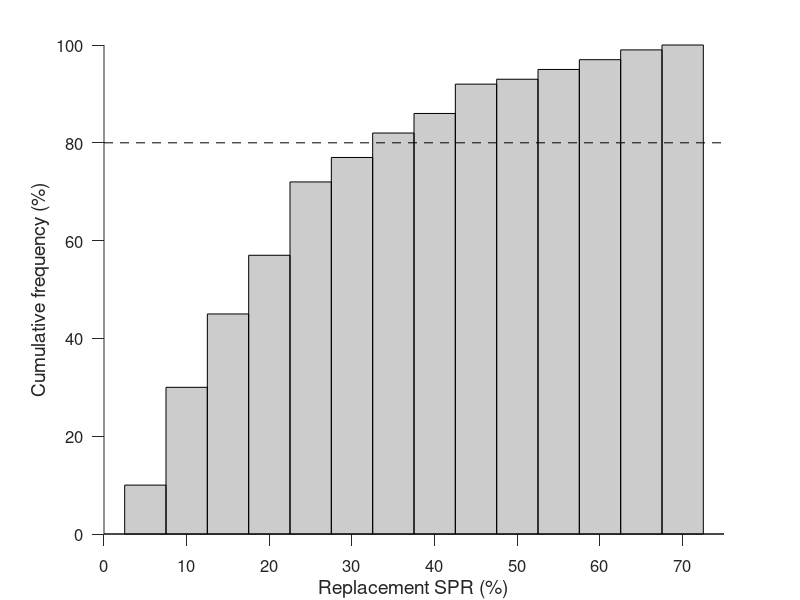

MATLAB code to generate this figure:
function mace_sissenwine

% Re-create the SPR histogram from Mace & Sissenwine (1993)

SPR = 5:5:70;
Cum = [10 30 45 57 72 77 82 86 92 93 95 97 99 100];

figure(1)
clf
set(gcf,'units','cent','position',[10,10,9,8])

hold on
bar(SPR,Cum,1,'facecolor',repmat(0.8,[1,3]))
plot([0 100],[80 80],'k--')

set(gca,'tickdir','out','ticklength',[0.02 0.02],...
    'xlim',[0 75],'ylim',[0 100],'xtick',0:10:70,...
    'fontsize',12)
xlabel('Replacement SPR (%)','fontsize',14)
ylabel('Cumulative frequency (%)','fontsize',14)

